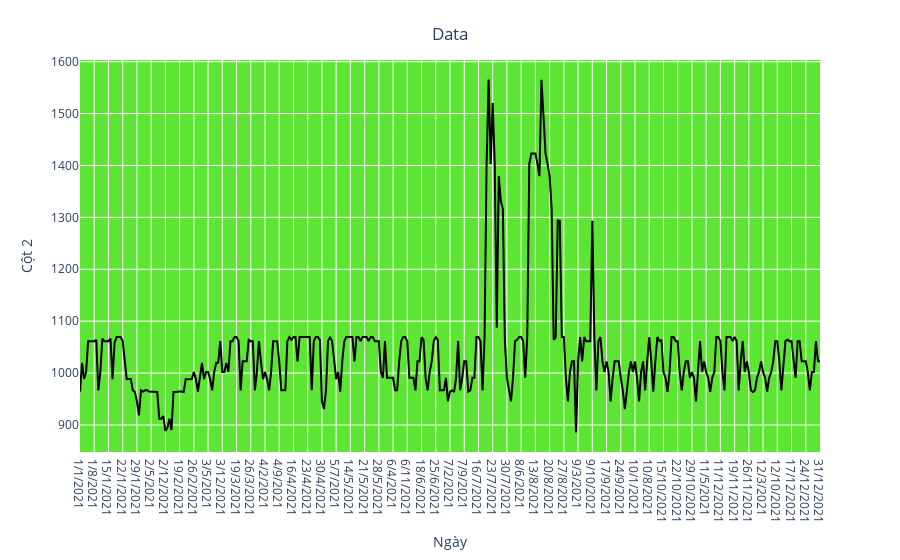

The notebook cell saved with this chart:
### Code cell
fig = px.line(y=df['10'], x=df['Ngay'])
fig.update_traces(line_color='black') 
fig.update_layout(xaxis_title="Ngày", 
                  yaxis_title="Cột 2",
                  title={'text': "Data", 'y':0.95, 'x':0.5, 'xanchor':'center', 'yanchor':'top'},
                  plot_bgcolor='rgba(53,223,0,0.8)')

### Figure 1 — Plotly figure (JSON) as saved in the notebook; plotly's stock layout.template omitted (floating-point values rounded to 4 significant figures; data arrays with more than 128 entries replaced by an {"elided": "..."} marker saying what was removed)
{"data": [{"hovertemplate": "x=%{x}<br>y=%{y}<extra></extra>", "legendgroup": "", "line": {"color": "black", "dash": "solid"}, "marker": {"symbol": "circle"}, "mode": "lines", "name": "", "orientation": "v", "showlegend": false, "type": "scatter", "x": {"elided": "365 str values"}, "xaxis": "x", "y": {"elided": "365 float values"}, "yaxis": "y"}], "layout": {"legend": {"tracegroupgap": 0}, "margin": {"t": 60}, "plot_bgcolor": "rgba(53,223,0,0.8)", "title": {"text": "Data", "x": 0.5, "xanchor": "center", "y": 0.95, "yanchor": "top"}, "xaxis": {"anchor": "y", "domain": [0, 1], "title": {"text": "Ngày"}}, "yaxis": {"anchor": "x", "domain": [0, 1], "title": {"text": "Cột 2"}}}}
